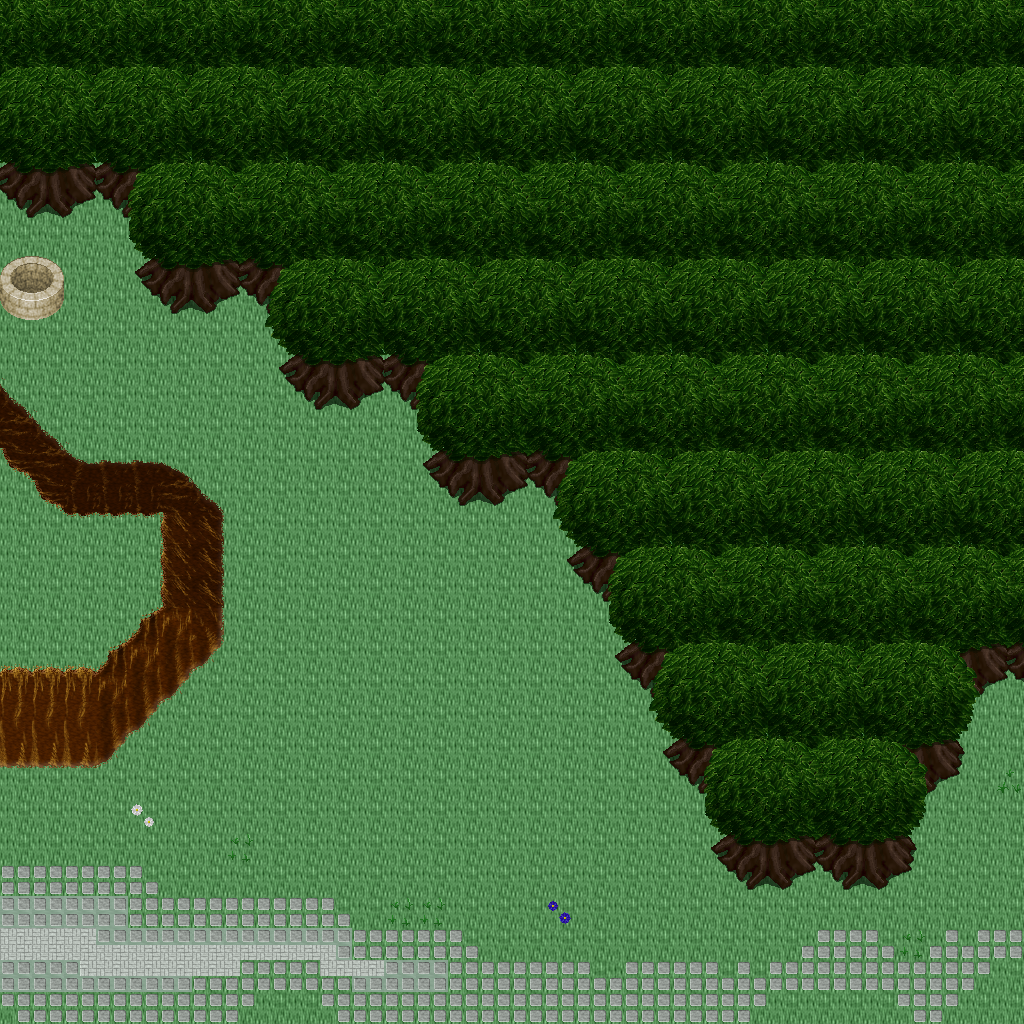

A level layout from a 2D game, rendered from its tile map. Below: a short description, then the map file with tile-grid data replaced by summaries:
An orthogonal 32x32 tile map with 32x32 px tiles, 5 tile layers (Ground, Objects, Objects2, Above, ...), 1 hidden layer not drawn, 32 tilesets.

<map version="1.10" tiledversion="1.11.0" orientation="orthogonal" renderorder="right-down" width="32" height="32" tilewidth="32" tileheight="32" infinite="0" nextlayerid="11" nextobjectid="1">
 <tileset firstgid="1" name="ground_ground" tilewidth="32" tileheight="32" tilecount="33" columns="3">
  <image source="../drawable/ground_ground.png" width="96" height="352" />
 </tileset>
 <tileset firstgid="34" name="ground_ground_2" tilewidth="32" tileheight="32" tilecount="4" columns="4">
  <image source="../drawable/ground_ground_2.png" width="128" height="32" />
 </tileset>
 <tileset firstgid="38" name="ground_water_pool" tilewidth="32" tileheight="32" tilecount="72" columns="3">
  <image source="../drawable/ground_water_pool.png" width="96" height="768" />
 </tileset>
 <tileset firstgid="110" name="ground_ridge_earth_dark" tilewidth="32" tileheight="32" tilecount="96" columns="12">
  <image source="../drawable/ground_ridge_earth_dark.png" width="384" height="256" />
 </tileset>
 <tileset firstgid="206" name="plant_grasses" tilewidth="32" tileheight="32" tilecount="6" columns="3">
  <image source="../drawable/plant_grasses.png" width="96" height="64" />
 </tileset>
 <tileset firstgid="212" name="ground_rock_pebbles" tilewidth="32" tileheight="32" tilecount="3" columns="1">
  <image source="../drawable/ground_rock_pebbles.png" width="32" height="96" />
 </tileset>
 <tileset firstgid="215" name="plant_flower_daisy_yellow" tilewidth="32" tileheight="32" tilecount="8" columns="2">
  <image source="../drawable/plant_flower_daisy_yellow.png" width="64" height="128" />
 </tileset>
 <tileset firstgid="223" name="plant_flower_daisy_white" tilewidth="32" tileheight="32" tilecount="8" columns="2">
  <image source="../drawable/plant_flower_daisy_white.png" width="64" height="128" />
 </tileset>
 <tileset firstgid="231" name="ground_grass_edges" tilewidth="32" tileheight="32" tilecount="36" columns="12">
  <image source="../drawable/ground_grass_edges.png" width="384" height="96" />
 </tileset>
 <tileset firstgid="267" name="ground_earth_edges" tilewidth="32" tileheight="32" tilecount="18" columns="6">
  <image source="../drawable/ground_earth_edges.png" width="192" height="96" />
 </tileset>
 <tileset firstgid="285" name="ground_grass_corners" tilewidth="32" tileheight="32" tilecount="24" columns="6">
  <image source="../drawable/ground_grass_corners.png" width="192" height="128" />
 </tileset>
 <tileset firstgid="309" name="ground_square_paving" tilewidth="32" tileheight="32" tilecount="1" columns="1">
  <image source="../drawable/ground_square_paving.png" width="32" height="32" />
 </tileset>
 <tileset firstgid="310" name="plant_flower_daisy_red" tilewidth="32" tileheight="32" tilecount="8" columns="2">
  <image source="../drawable/plant_flower_daisy_red.png" width="64" height="128" />
 </tileset>
 <tileset firstgid="318" name="plant_flower_daisy_blue" tilewidth="32" tileheight="32" tilecount="8" columns="2">
  <image source="../drawable/plant_flower_daisy_blue.png" width="64" height="128" />
 </tileset>
 <tileset firstgid="326" name="plant_tree_tree_darkgreen" tilewidth="32" tileheight="32" tilecount="88" columns="8">
  <image source="../drawable/plant_tree_tree_darkgreen.png" width="256" height="352" />
 </tileset>
 <tileset firstgid="414" name="object_well" tilewidth="32" tileheight="32" tilecount="4" columns="2">
  <image source="../drawable/object_well.png" width="64" height="64" />
 </tileset>
 <tileset firstgid="418" name="plant_bush_bushes" tilewidth="32" tileheight="32" tilecount="10" columns="5">
  <image source="../drawable/plant_bush_bushes.png" width="160" height="64" />
 </tileset>
 <tileset firstgid="428" name="ground_eye" tilewidth="32" tileheight="32" tilecount="9" columns="3">
  <image source="../drawable/ground_eye.png" width="96" height="96" />
 </tileset>
 <tileset firstgid="437" name="plant_stump_rectangular" tilewidth="32" tileheight="32" tilecount="4" columns="2">
  <image source="../drawable/plant_stump_rectangular.png" width="64" height="64" />
 </tileset>
 <tileset firstgid="441" name="item_gothic_large_gravestone" tilewidth="32" tileheight="32" tilecount="9" columns="3">
  <image source="../drawable/item_gothic_large_gravestone.png" width="96" height="96" />
 </tileset>
 <tileset firstgid="450" name="logic_collision" tilewidth="32" tileheight="32" tilecount="1" columns="1">
  <image source="../drawable/logic_collision.png" width="32" height="32" />
 </tileset>
 <tileset firstgid="451" name="logic_item_herb" tilewidth="32" tileheight="32" tilecount="5" columns="5">
  <image source="../drawable/logic_item_herb.png" width="160" height="32" />
 </tileset>
 <tileset firstgid="456" name="ground_rock_rubble" tilewidth="32" tileheight="32" tilecount="9" columns="3">
  <image source="../drawable/ground_rock_rubble.png" width="96" height="96" />
 </tileset>
 <tileset firstgid="465" name="ground_rock_rocks_3" tilewidth="32" tileheight="32" tilecount="16" columns="4">
  <image source="../drawable/ground_rock_rocks_3.png" width="128" height="128" />
 </tileset>
 <tileset firstgid="481" name="ground_rock_large_boulder" tilewidth="32" tileheight="32" tilecount="9" columns="3">
  <image source="../drawable/ground_rock_large_boulder.png" width="96" height="96" />
 </tileset>
 <tileset firstgid="490" name="ground_rock_large_pebble" tilewidth="32" tileheight="32" tilecount="2" columns="2">
  <image source="../drawable/ground_rock_large_pebble.png" width="64" height="32" />
 </tileset>
 <tileset firstgid="492" name="ground_rock_rocks_2" tilewidth="32" tileheight="32" tilecount="4" columns="2">
  <image source="../drawable/ground_rock_rocks_2.png" width="64" height="64" />
 </tileset>
 <tileset firstgid="496" name="ground_green_paving" tilewidth="32" tileheight="32" tilecount="18" columns="3">
  <image source="../drawable/ground_green_paving.png" width="96" height="192" />
 </tileset>
 <tileset firstgid="514" name="logic_protection" tilewidth="32" tileheight="32" tilecount="2" columns="2">
  <image source="../drawable/logic_protection.png" width="64" height="32" />
 </tileset>
 <tileset firstgid="516" name="building_castle" tilewidth="32" tileheight="32" tilecount="320" columns="20">
  <image source="../drawable/building_castle.png" width="640" height="512" />
 </tileset>
 <tileset firstgid="836" name="logic_creature_ogre" tilewidth="32" tileheight="32" tilecount="4" columns="4">
  <image source="../drawable/logic_creature_ogre.png" width="128" height="32" />
 </tileset>
 <tileset firstgid="840" name="logic_creature_troll" tilewidth="32" tileheight="32" tilecount="4" columns="4">
  <image source="../drawable/logic_creature_troll.png" width="128" height="32" />
 </tileset>
 <layer id="1" name="Ground" width="32" height="32">
  <data>[1024 cells, 1024 non-empty, 3 distinct tile ids]</data>
 </layer>
 <layer id="2" name="Objects" width="32" height="32">
  <data>[1024 cells, 143 non-empty, 31 distinct tile ids]</data>
 </layer>
 <layer id="3" name="Objects2" width="32" height="32">
  <data>[1024 cells, 92 non-empty, 27 distinct tile ids]</data>
 </layer>
 <layer id="4" name="Above" width="32" height="32">
  <data>[1024 cells, 513 non-empty, 32 distinct tile ids]</data>
 </layer>
 <layer id="5" name="Above2" width="32" height="32">
  <data>[1024 cells, 0 non-empty, 0 distinct tile ids]</data>
 </layer>
 <layer id="6" name="Walkable" width="32" height="32" visible="0">
  <data>[1024 cells, 595 non-empty, 1 distinct tile ids]</data>
 </layer>
 <objectgroup id="7" name="Mapevents" />
 <objectgroup id="8" name="Spawn" />
 <objectgroup id="9" name="Keys" />
 <objectgroup id="10" name="Replace" />
</map>
